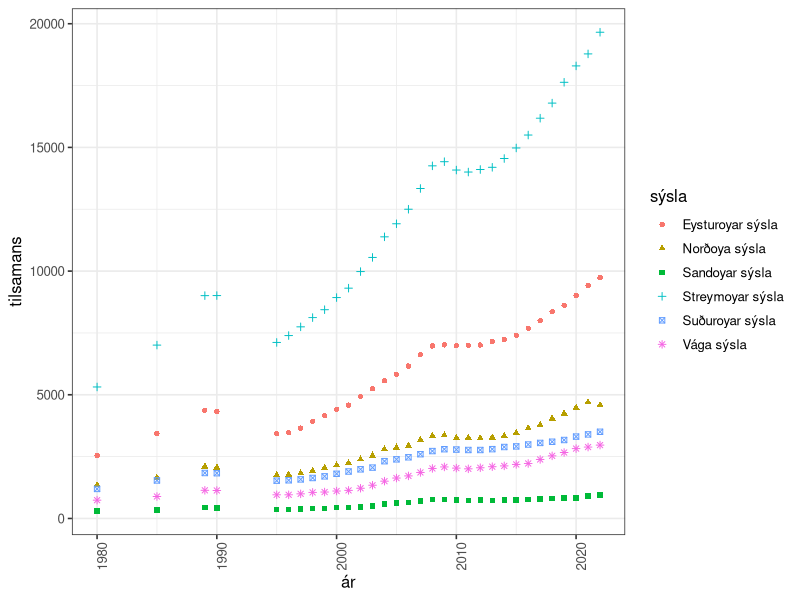
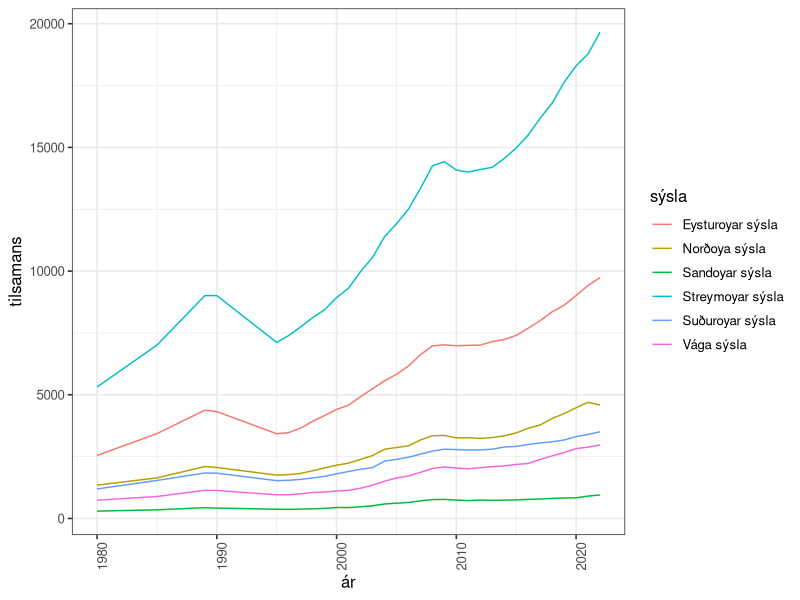
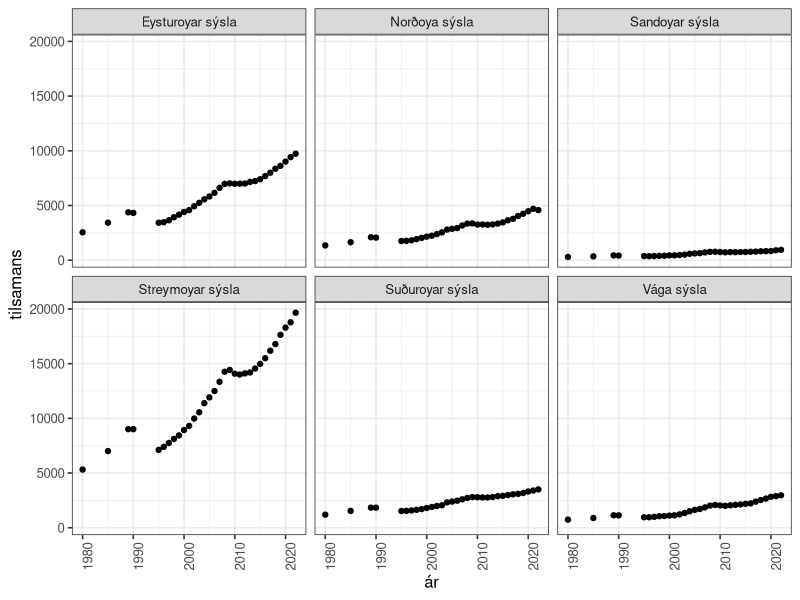
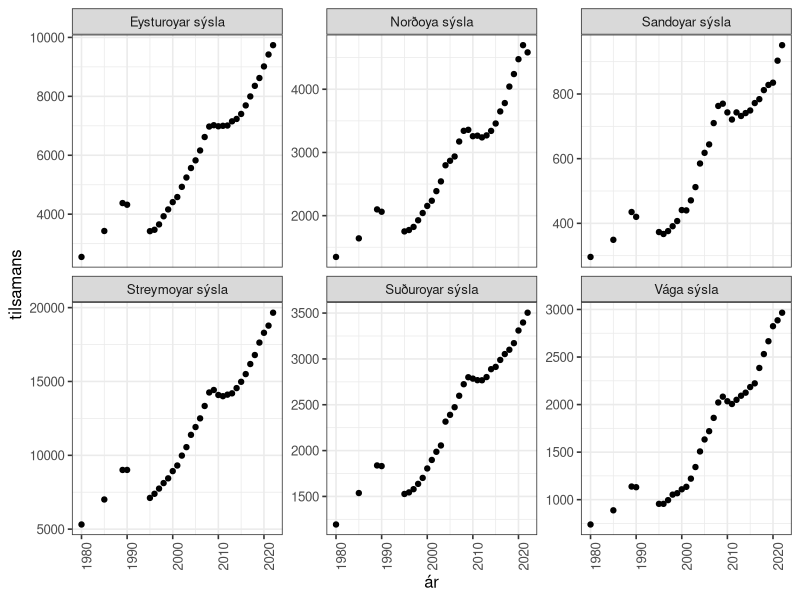
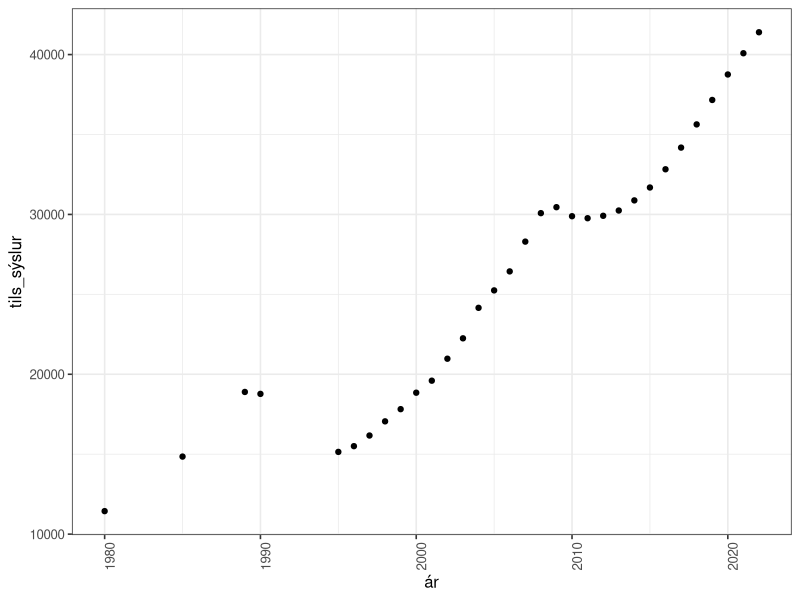
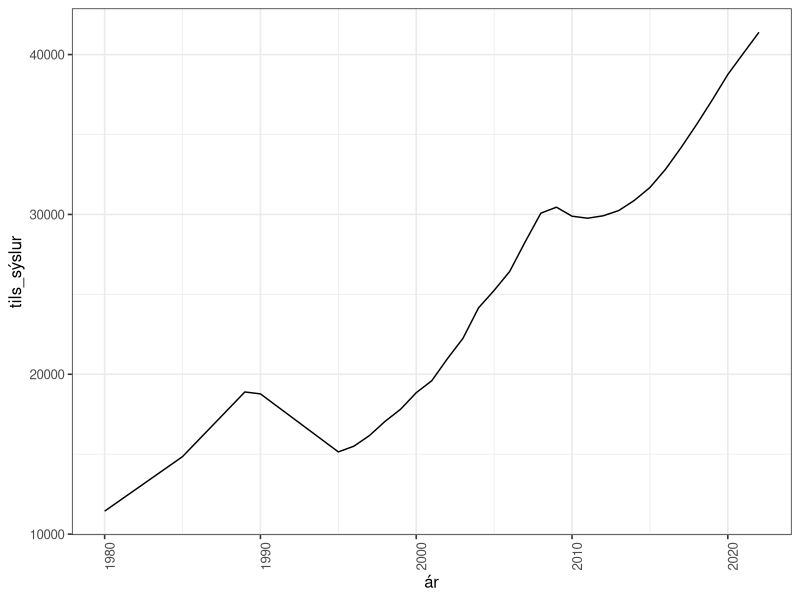
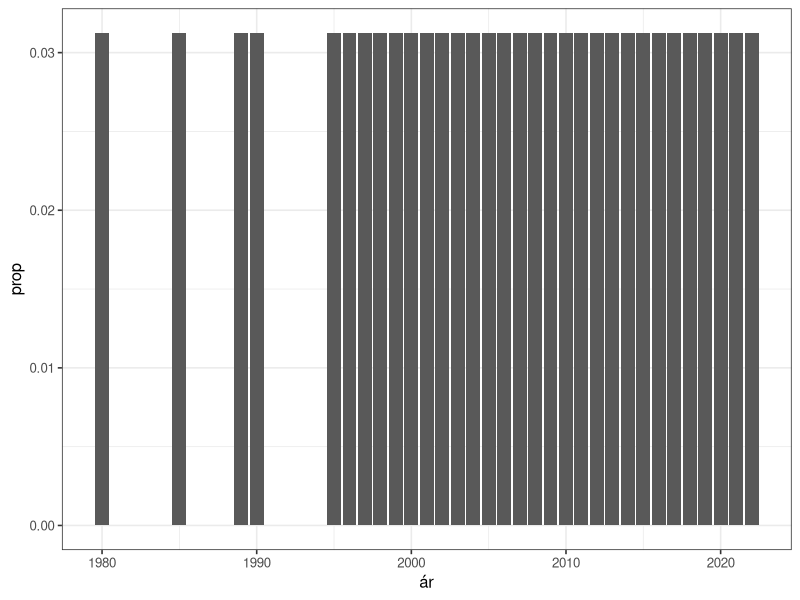

R code for these plots, in order: (Note: this script raises an error after producing the figures.)
## ---- chunk 1
#install.packages("tidyverse")
## ---- chunk 2
knitr::opts_chunk$set(echo = TRUE)

options(dplyr.summarise.inform = FALSE)
library(tidyverse)


# set theme used for plotting
theme_set(theme_bw(base_size = 12))

## ---- chunk 3

akfar <- read_csv("data/akfar.csv")

## ---- chunk 4
akfar
## ---- chunk 5
# har eru 192 observatiónir við 3 variablum. Hetta gevur tilsamans 576 observatiónir.
# Tað rætta svarið er nokk 192 og 3 !!
#length(as.matrix(akfar))
## ---- chunk 6
count(akfar)
## ---- chunk 7
variable.names(akfar)
## ---- chunk 8
sapply(akfar, typeof)
## ---- chunk 9
akfar_sort <- akfar %>%
  as.data.frame() %>%
  arrange(desc(tilsamans)) %>%
  arrange(desc(ár))
akfar_sort
## ---- chunk 10
ggplot(akfar) +
  geom_point(aes(x = ár, y = tilsamans, colour = sýsla, shape = sýsla)) +
  theme(axis.text.x = element_text(angle=90))
## ---- chunk 11
ggplot(akfar) +
  geom_line(aes(x = ár, y = tilsamans, colour = sýsla)) +
  theme(axis.text.x = element_text(angle=90))
## ---- chunk 12
ggplot(akfar) +
  geom_point(aes(x = ár, y = tilsamans)) +
  theme(axis.text.x = element_text(angle = 90)) +
  facet_wrap(~ sýsla)
## ---- chunk 13
ggplot(akfar) +
  geom_point(aes(x = ár, y = tilsamans)) +
  theme(axis.text.x = element_text(angle = 90)) +
  facet_wrap(~ sýsla,
             scales = "free_y")
## ---- chunk 14
akfar_tils <- akfar %>%
  group_by(ár, sýsla) %>%
  summarise(n_sýslur = sum(tilsamans)) %>%
  summarise(tils_sýslur = sum(n_sýslur))
akfar_tils
## ---- chunk 15
ggplot(akfar_tils) +
  geom_point(aes(x = ár, y = tils_sýslur)) +
  theme(axis.text.x = element_text(angle=90))
## ---- chunk 16
ggplot(akfar_tils) +
  geom_line(aes(x = ár, y = tils_sýslur)) +
  theme(axis.text.x = element_text(angle=90))
## ---- chunk 17
ggplot(data=akfar) +
  geom_bar(mapping = aes(x = ár,
                         y = after_stat(prop),
                         group = 1))
## ---- chunk 18
ggplot(akfar) +
  geom_bar(aes(y)) +
  theme(axis.text.x = element_text(angle=90))
## ---- chunk 19

## ---- chunk 20

## ---- chunk 21

## ---- chunk 22

## ---- chunk 23

## ---- chunk 24

## ---- chunk 25

## ---- chunk 26

## ---- chunk 27

## ---- chunk 28

## ---- chunk 29
mm_colors <- c("Blue", "Orange", "Green", "Yellow", "Red", "Brown")
mm_probs <- c(0.21, 0.20, 0.20, 0.14, 0.13, 0.12)

## ---- chunk 30

## ---- chunk 31

## ---- chunk 32

## ---- chunk 33

## ---- chunk 34

## ---- chunk 35

## ---- chunk 36


## ---- chunk 37

## ---- chunk 38

## ---- chunk 39

## ---- chunk 40

## ---- chunk 41

## ---- chunk 42

